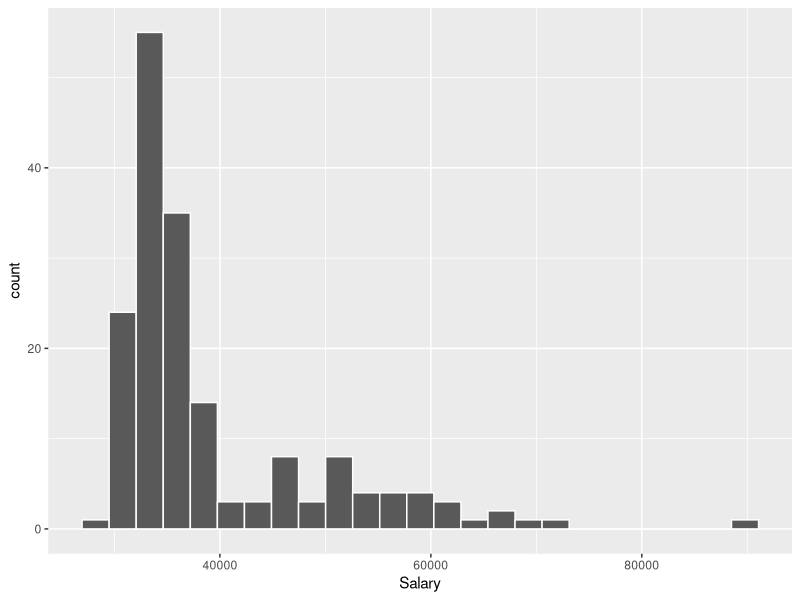
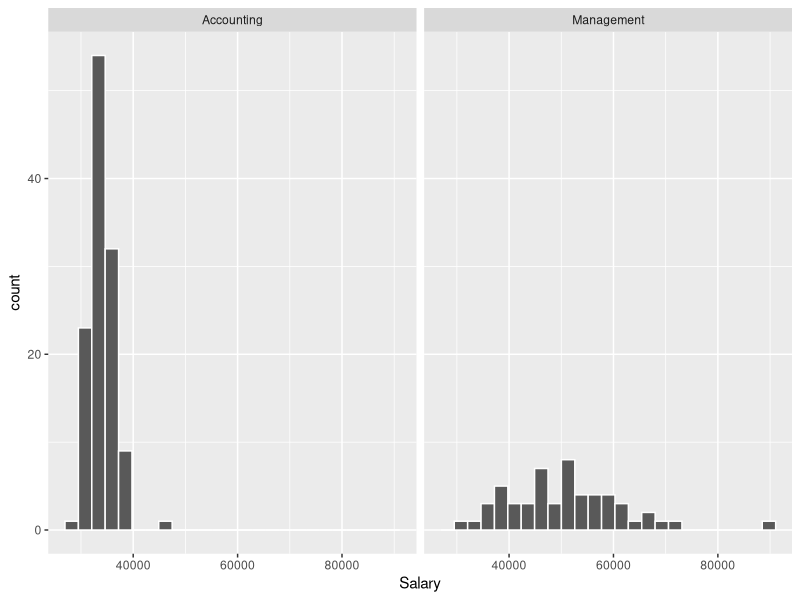

Reproduce these figures in R, in order. (Note: this script raises an error after producing the figures.)
## ---- chunk 1
knitr::opts_chunk$set(echo = TRUE, fig.align = 'center')
## ---- chunk 2
library(tidyverse)
## ---- chunk 3
jobs <- read_csv("data/TyrellCorpJobs.csv")
glimpse(jobs)
## ---- chunk 4
jobs %>%
  summarise(range_salary = range(Salary))
## ---- chunk 5
jobs %>%
  summarise(
    min = range(Salary)[1],
    max = range(Salary)[2],
    range = max - min
  )
## ---- chunk 6
jobs %>%
  ggplot(aes(x = Salary)) +
  geom_histogram(col = "white", bins = 25)
## ---- chunk 7
jobs %>%
  ggplot(aes(x = Salary)) +
  geom_histogram(col = "white", bins = 25) +
  facet_wrap(~ Position)
## ---- chunk 8
jobs %>%
  group_by(Position) %>%
  summarise(
    min = range(Salary)[1],
    max = range(Salary)[2],
    range = max - min
  )
## ---- chunk 9
jobs %>%
  group_by(Position) %>%
  summarise(
    Q1 = quantile(Salary, 0.25),
    Q2 = quantile(Salary, 0.5),
    Q3 = quantile(Salary, 0.75)
  )
## ---- chunk 10
jobs %>%
  group_by(Position) %>%
  summarise(
    Q1 = quantile(Salary, 0.25),
    Q2 = quantile(Salary, 0.5),
    Q3 = quantile(Salary, 0.75),
    IQR = Q3 - Q1
  )
## ---- chunk 11
jobs %>%
  group_by(Position) %>%
  summarise(IQR = IQR(Salary))
## ---- chunk 12
library(skimr)
## ---- chunk 13
jobs %>%
  select(-X1) %>%
  group_by(Position) %>%
  skim()
## ---- chunk 14
knitr::include_graphics("images/BoxPlotComponents.png")
## ---- chunk 15
knitr::include_graphics("images/SectionedBoxPlot.png")
## ---- chunk 16
# SLACK THIS OUT
set.seed(42)
distribution_1 <- tibble(
  y = append(rnorm(n = 100, mean = 5, sd = 10), rnorm(n = 200, mean = 5, sd = 1))
)

distribution_2 <- tibble(
  y = runif(n = 1000, min = -30, max = 30)
)
## ---- chunk 17
distribution_1 %>%
  skim()

distribution_1 %>%
  ggplot(aes(y = y)) +
  geom_boxplot()
## ---- chunk 18
distribution_1 %>%
  ggplot(aes(x = y)) +
  geom_histogram(col = "white")
## ---- chunk 19
distribution_2 %>%
  skim()

distribution_2 %>%
  ggplot(aes(y = y)) +
  geom_boxplot()
## ---- chunk 20
distribution_2 %>%
  ggplot(aes(x = y)) +
  geom_histogram(col = "white")
## ---- chunk 21
library(e1071)
heavily_right_skewed <- read_csv("data/heavily_right_skewed.csv")
heavily_right_skewed %>%
  summarise(skewness = skewness(x, type = 1))
## ---- chunk 22
heavily_right_skewed %>%
  ggplot(aes(y = x)) +
  coord_flip() +
  geom_boxplot()

heavily_right_skewed %>%
  ggplot(aes(x = x)) +
  geom_histogram(col = "white")
## ---- chunk 23
knitr::include_graphics("images/SectionedSkewedBoxPlot.png")
## ---- chunk 24
x <- c(3, 1, 9, 4, 12)
sum(x^2 - 1)
## ---- chunk 25
jobs %>%
  group_by(Position) %>%
  summarise(var = var(Salary))
## ---- chunk 26
jobs %>%
  group_by(Position) %>%
  summarise(
    sd = sd(Salary)
  )
## ---- chunk 27
knitr::include_graphics("images/BoxPlotComponents.png")
